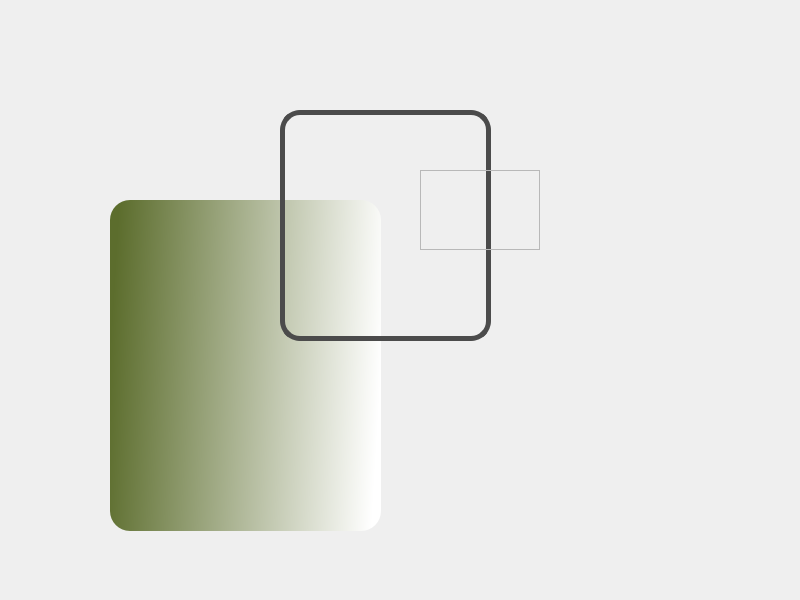
<?xml version="1.0" encoding="UTF-8"?>
<ui version="4.0">
 <class>MainWindow</class>
 <widget class="QMainWindow" name="MainWindow">
  <property name="geometry">
   <rect>
    <x>0</x>
    <y>0</y>
    <width>800</width>
    <height>600</height>
   </rect>
  </property>
  <property name="windowTitle">
   <string>MainWindow</string>
  </property>
  <widget class="QWidget" name="centralwidget">
   <widget class="QFrame" name="main_big_frame">
    <property name="geometry">
     <rect>
      <x>110</x>
      <y>200</y>
      <width>271</width>
      <height>331</height>
     </rect>
    </property>
    <property name="styleSheet">
     <string notr="true">background-color: qlineargradient(spread:pad, x1:0, y1:0.46, x2:1, y2:0.534, stop:0 rgba(92, 109, 45, 255), stop:1 rgba(255, 255, 255, 255));
border-radius : 20px ;</string>
    </property>
    <property name="frameShape">
     <enum>QFrame::StyledPanel</enum>
    </property>
    <property name="frameShadow">
     <enum>QFrame::Raised</enum>
    </property>
   </widget>
   <widget class="QFrame" name="show_border_frame">
    <property name="geometry">
     <rect>
      <x>280</x>
      <y>110</y>
      <width>211</width>
      <height>231</height>
     </rect>
    </property>
    <property name="styleSheet">
     <string notr="true">border : 5px solid rgb(75, 75, 75);
border-radius : 20px;</string>
    </property>
    <property name="frameShape">
     <enum>QFrame::StyledPanel</enum>
    </property>
    <property name="frameShadow">
     <enum>QFrame::Raised</enum>
    </property>
   </widget>
   <widget class="QFrame" name="show_frame">
    <property name="geometry">
     <rect>
      <x>420</x>
      <y>170</y>
      <width>120</width>
      <height>80</height>
     </rect>
    </property>
    <property name="styleSheet">
     <string notr="true">image: url(:/images/images/アンケート用紙のアイコン素材.png);</string>
    </property>
    <property name="frameShape">
     <enum>QFrame::StyledPanel</enum>
    </property>
    <property name="frameShadow">
     <enum>QFrame::Raised</enum>
    </property>
   </widget>
  </widget>
 </widget>
 <resources>
  <include location="../pyqt_folder/modern.qrc"/>
 </resources>
 <connections/>
</ui>
